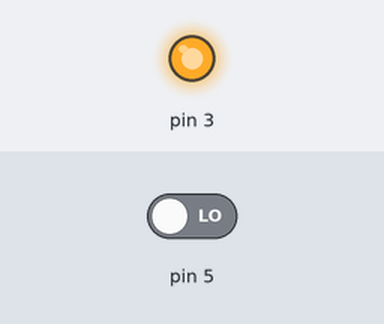
A sketch run on a simulated Arduino Uno, built with avr-gcc and run on an emulated ATmega328P. Parts: output pins drawn as LEDs (lit = HIGH). The inputs (shaded band) are chosen by the test bench; at power-on: pin 5 LOW.

Above: at 0.1 s.
At 1.76 s:
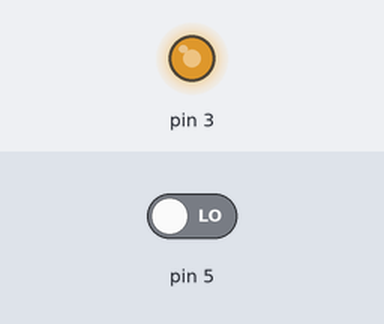
At 2.66 s:
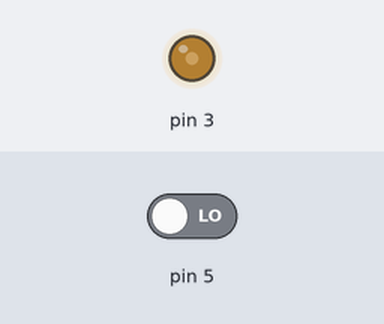
At 3.6 s:
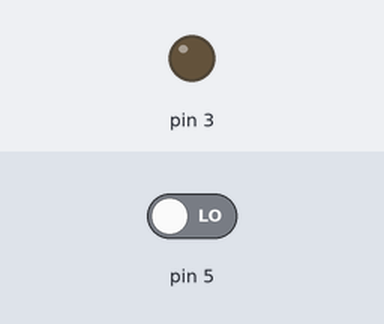
Timing chart, 0 to 5.1 s (numbered marks = the images above):
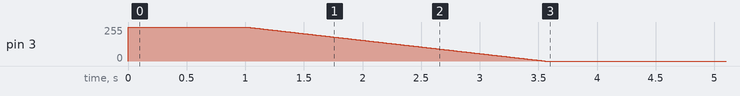

The sketch:

zadacha_02.pde
```cpp
byte flag;
int i;

void setup()
{
  pinMode(3, OUTPUT);
  pinMode(5, INPUT);
  flag = 0;
  i = 0;
}

void loop()
{
  digitalWrite(3, LOW);
  if(digitalRead(5) == HIGH)
  {
    flag = 0;
  }
  if((digitalRead(5) == LOW) && (flag == 0))
  {
    flag = 1;
    digitalWrite(3, HIGH);
    wait_ms(1000);
    for(i = 255; i >= 0; i--)
    {
      analogWrite(3, i);
      delay(10);
    }
  }
}

void wait_ms(int input_ms)
{
  long int t = millis();
  while((millis() - t) <= input_ms)
  {
  }
}
```
